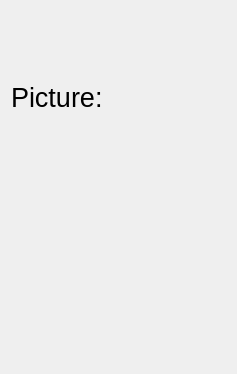
<?xml version="1.0" encoding="UTF-8"?>
<ui version="4.0">
 <class>Widget</class>
 <widget class="QWidget" name="Widget">
  <property name="geometry">
   <rect>
    <x>0</x>
    <y>0</y>
    <width>237</width>
    <height>374</height>
   </rect>
  </property>
  <property name="windowTitle">
   <string>Widget</string>
  </property>
  <layout class="QVBoxLayout" name="verticalLayout">
   <item>
    <widget class="QLabel" name="textLabel">
     <property name="font">
      <font>
       <pointsize>20</pointsize>
      </font>
     </property>
     <property name="text">
      <string>Picture:</string>
     </property>
    </widget>
   </item>
   <item>
    <widget class="QLabel" name="imageLabel">
     <property name="text">
      <string/>
     </property>
    </widget>
   </item>
  </layout>
 </widget>
 <resources/>
 <connections/>
</ui>
